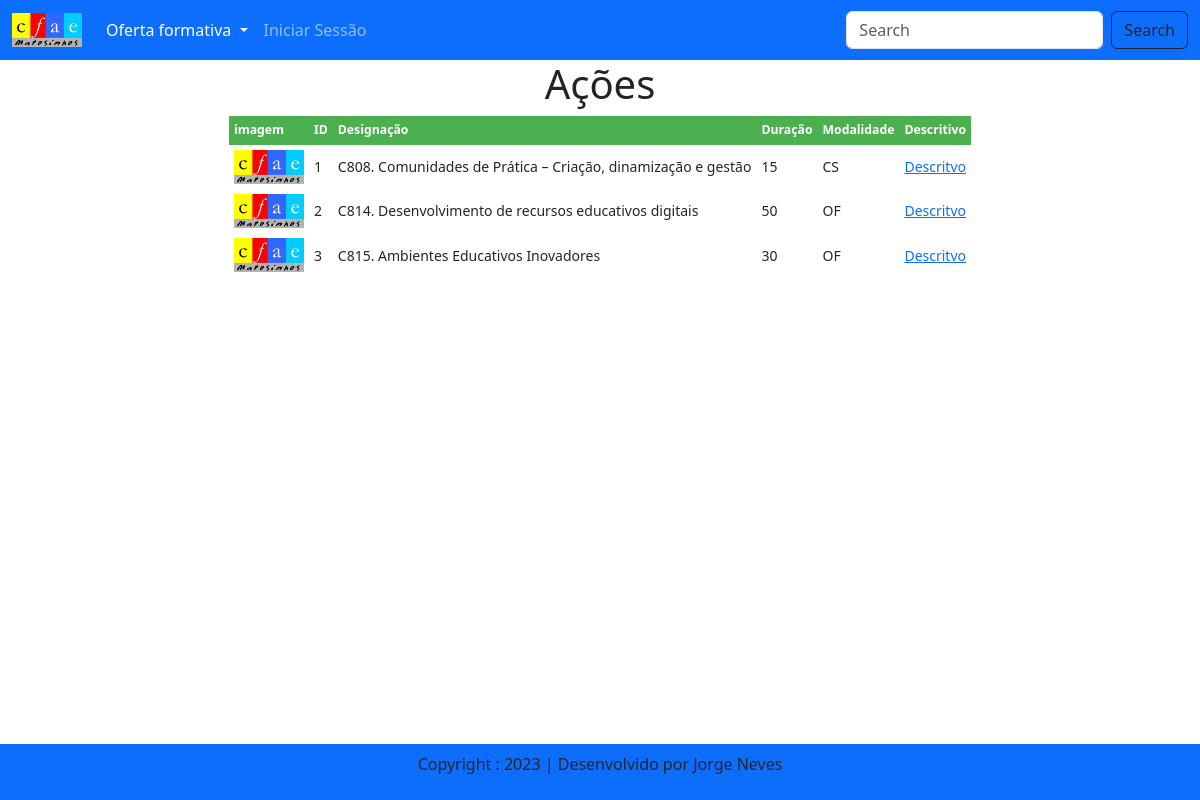
Page /acao/ on the committed database.
### app/models.py (models this page shows, shortened)
class Acao(models.Model):
    codigo = models.CharField('Código da Ação', max_length=20)
    designacao = models.CharField('Designação da Ação', max_length=100)
    modalidade = models.CharField('Modalidade', max_length=3, choices=ACAO_CHOICES)
    horas = models.IntegerField('Número de horas da ação', null=True)
    caducidade = models.DateField()
    registo = models.CharField('Número de Registo', max_length=40)
    acao_images = models.ImageField(upload_to='images')
    acao_doc = models.URLField('Descritivo da ação', default="http://cfaematosinhos.eu")

### app/views.py (the view)
# urls.py: path('acao/', views.AcoesView.as_view(), name='acao'),
class AcoesView(generic.ListView):
    model = Acao
    context_object_name = 'acao_list'
    queryset = Acao.objects.all()
    template_name = 'listaacoes.html'

### app/templates/listaacoes.html (shortened to what this page needs)
{% extends 'base.html' %}
{% block main-content %}
    <table>
        {% if acao_list %}
            <h1>Ações</h1>
            <thead>
            <tr>
                <th>imagem</th>
                <th>ID</th>
                <th>Designação</th>
                <th>Duração</th>
                <th>Modalidade</th>
                <th>Descritivo</th>
            </tr>
            </thead>
            <tbody>
        {% for item in acao_list %}
            <tr class="linhas">
                <td> <img src="/app/media/{{item.acao_images}}" width='70px'></td>
                <td>{{ item.id }}</td>
                <td>{{ item.designacao }}</td>
                <td>{{ item.horas }}</a></td>
                <td>{{ item.modalidade }}</td>
                <td><a href="{{ item.acao_doc }}" target="_blank">Descritvo</a></td>
            </tr>
        {% endfor %}
        {% else %}
            <h1>Não existem Açoes</h1>
        {% endif %}
        </tbody>
    </table>
{% endblock main-content %}

### app/templates/base.html (shortened to what this page needs)
<!DOCTYPE html>
{% load static %}
<html lang="en">
<head>
   <link href="https://cdn.jsdelivr.net/npm/bootstrap@5.3.1/dist/css/bootstrap.min.css" rel="stylesheet"/>
    <link rel="stylesheet" href=" {% static 'app/css/owl.carousel.min.css' %}" />
    <link rel="stylesheet" href=" {% static 'app/css/all.min.css' %}" />
    <link rel="stylesheet" href=" {% static 'app/css/style.css' %}" />
    <link rel="stylesheet" href="https://cdnjs.cloudflare.com/ajax/libs/font-awesome/4.7.0/css/font-awesome.min.css">
</head>
<body>
    <nav class="navbar navbar-expand-lg navbar-dark bg-primary">
        <div class="container-fluid">
          <a class="navbar-brand" href="#">
            <img src="{% static "app/images/logocfae.jpeg" %}" width="70"/>
        </a>
          <div class="collapse navbar-collapse" id="navbarSupportedContent">
            <ul class="navbar-nav me-auto mb-2 mb-lg-0">
                <li class="nav-item dropdown">
                  <a class="nav-link dropdown-toggle active" href="#" role="button" data-bs-toggle="dropdown" aria-expanded="false">
                    Oferta formativa
                  </a>
              {% if user.is_authenticated %}
              <li class="nav-item dropdown">
                <a class="nav-link dropdown-toggle" href="#" role="button" data-bs-toggle="dropdown" aria-expanded="false">
                  {{request.user}}
                </a>
                <ul class="dropdown-menu">
                  <li><a class="dropdown-item" href="{% url 'profile' %}">Dados pessoais | profissionais</a></li>
                  <li><a class="dropdown-item" href="{% url 'inscricaouser' %}">As minhas ações de formação</a></li>
                  <li><hr class="dropdown-divider"></li>
                  <li><a class="dropdown-item" href="{% url 'logout' %}">Saír</a></li>
                </ul>
                {% else %}
                <li class="nav-item">
                  <a class="nav-link" href="{% url 'login' %}">Iniciar Sessão</a>
                </li>
                {% endif %}
            </ul>
            <form class="d-flex" role="search">
              <input class="form-control me-2" type="search" placeholder="Search" aria-label="Search">
              <button class="btn btn-outline-dark" type="submit">Search</button>
            </form>
          </div>
        </div>
      </nav>
       {% block main-content%}  {% endblock main-content %}
       <footer class="container-fluid fixed-bottom bg-primary text-center p-2 mt-5">
          <p>Copyright : 2023 | Desenvolvido por Jorge Neves </p>
       </footer>
</body>
<br><br>
</html>

### app/templates/listaacoes.html (style rules this page uses)
h1 { text-align: center }
th,tr { font-size: 0.875em;text-align: left; }
th { background-color: #4CAF50;color: white; }
th, td { padding: 5px }
table { margin: 0 auto }

### rows in the picture
Acao: acao_images (picture), id "1", designacao "C808. Comunidades de Prática – Criação, dinamização e gestão", horas "15", modalidade "CS"
Acao: acao_images (picture), id "2", designacao "C814. Desenvolvimento de recursos educativos digitais", horas "50", modalidade "OF"
Acao: acao_images (picture), id "3", designacao "C815. Ambientes Educativos Inovadores", horas "30", modalidade "OF"
